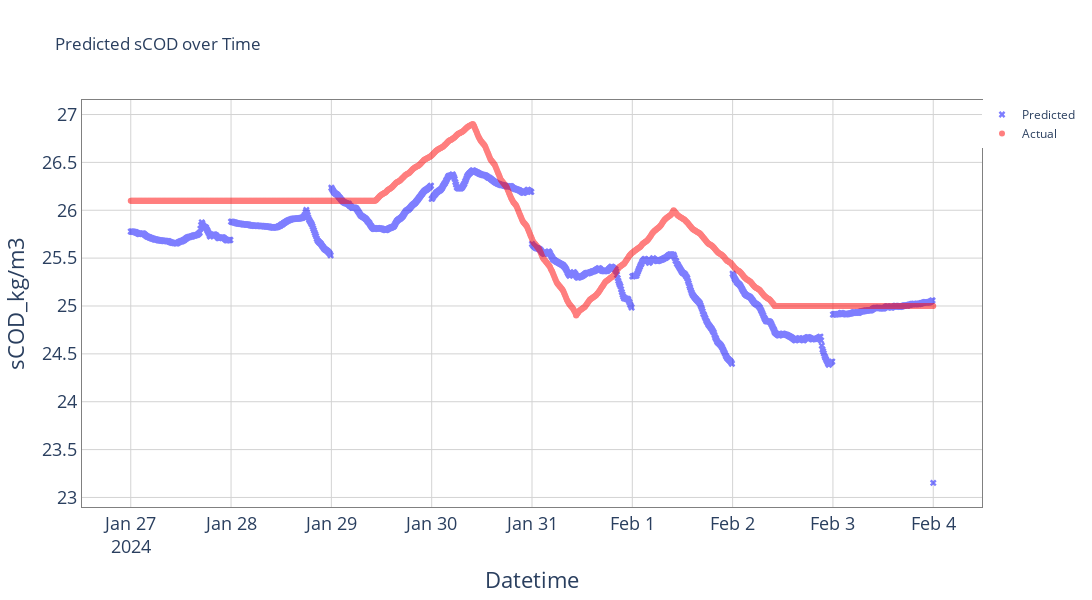

The code cell stored with this chart in its notebook:
### Code cell
y_pred = y_pred.flatten().tolist()

trace1 = go.Scatter(
    x= df['datetime'],
    y=y_pred,
    mode='markers',
    marker=dict(color='blue', symbol='x'),
    name='Predicted',
    opacity=0.5
)

trace2 = go.Scatter(
    x= df['datetime'],
    y=test_dataset['sCOD_kg/m3'],
    mode='markers',
    marker=dict(color='red', symbol='circle'),
    name='Actual',
    opacity=0.5
)

# Create the figure
fig = go.Figure(data=[trace1, trace2])

# Update layout
fig.update_layout(
    title='Predicted sCOD over Time',
    xaxis_title='Datetime',
    yaxis_title= 'sCOD_kg/m3',
    xaxis=dict(
        # Uncomment and adjust the line below for datetime formatting, if needed
        # tickformat='%Y-%m-%d', 
        # tickmode='auto',  # or 'array', with tickvals and ticktext
    ),
    legend=dict(y=1, x=1),
    hovermode='closest',
    template='plotly',  # Choose a template as per your preference
    width=1200,  # Adjust the size as needed
    height=700
)



apply_fig_format(fig, 1200, 600)

### Figure 1 — Plotly figure (JSON) as saved in the notebook; plotly's stock layout.template omitted (floating-point values rounded to 4 significant figures; data arrays with more than 128 entries replaced by an {"elided": "..."} marker saying what was removed)
{"data": [{"marker": {"color": "blue", "symbol": "x"}, "mode": "markers", "name": "Predicted", "opacity": 0.5, "type": "scatter", "x": {"elided": "1156 str values"}, "y": {"elided": "1156 float values"}}, {"marker": {"color": "red", "symbol": "circle"}, "mode": "markers", "name": "Actual", "opacity": 0.5, "type": "scatter", "x": {"elided": "1156 str values"}, "y": {"elided": "1156 float values"}}], "layout": {"height": 600, "hovermode": "closest", "legend": {"x": 1, "y": 1}, "paper_bgcolor": "white", "plot_bgcolor": "white", "title": {"text": "Predicted sCOD over Time"}, "width": 1200, "xaxis": {"dtick": "D", "gridcolor": "lightgray", "linecolor": "gray", "linewidth": 1, "mirror": true, "showline": true, "tickfont": {"size": 18}, "title": {"font": {"size": 22}, "text": "Datetime"}}, "yaxis": {"gridcolor": "lightgray", "linecolor": "gray", "linewidth": 1, "mirror": true, "showline": true, "tickfont": {"size": 18}, "title": {"font": {"size": 22}, "text": "sCOD_kg/m3"}}}}
